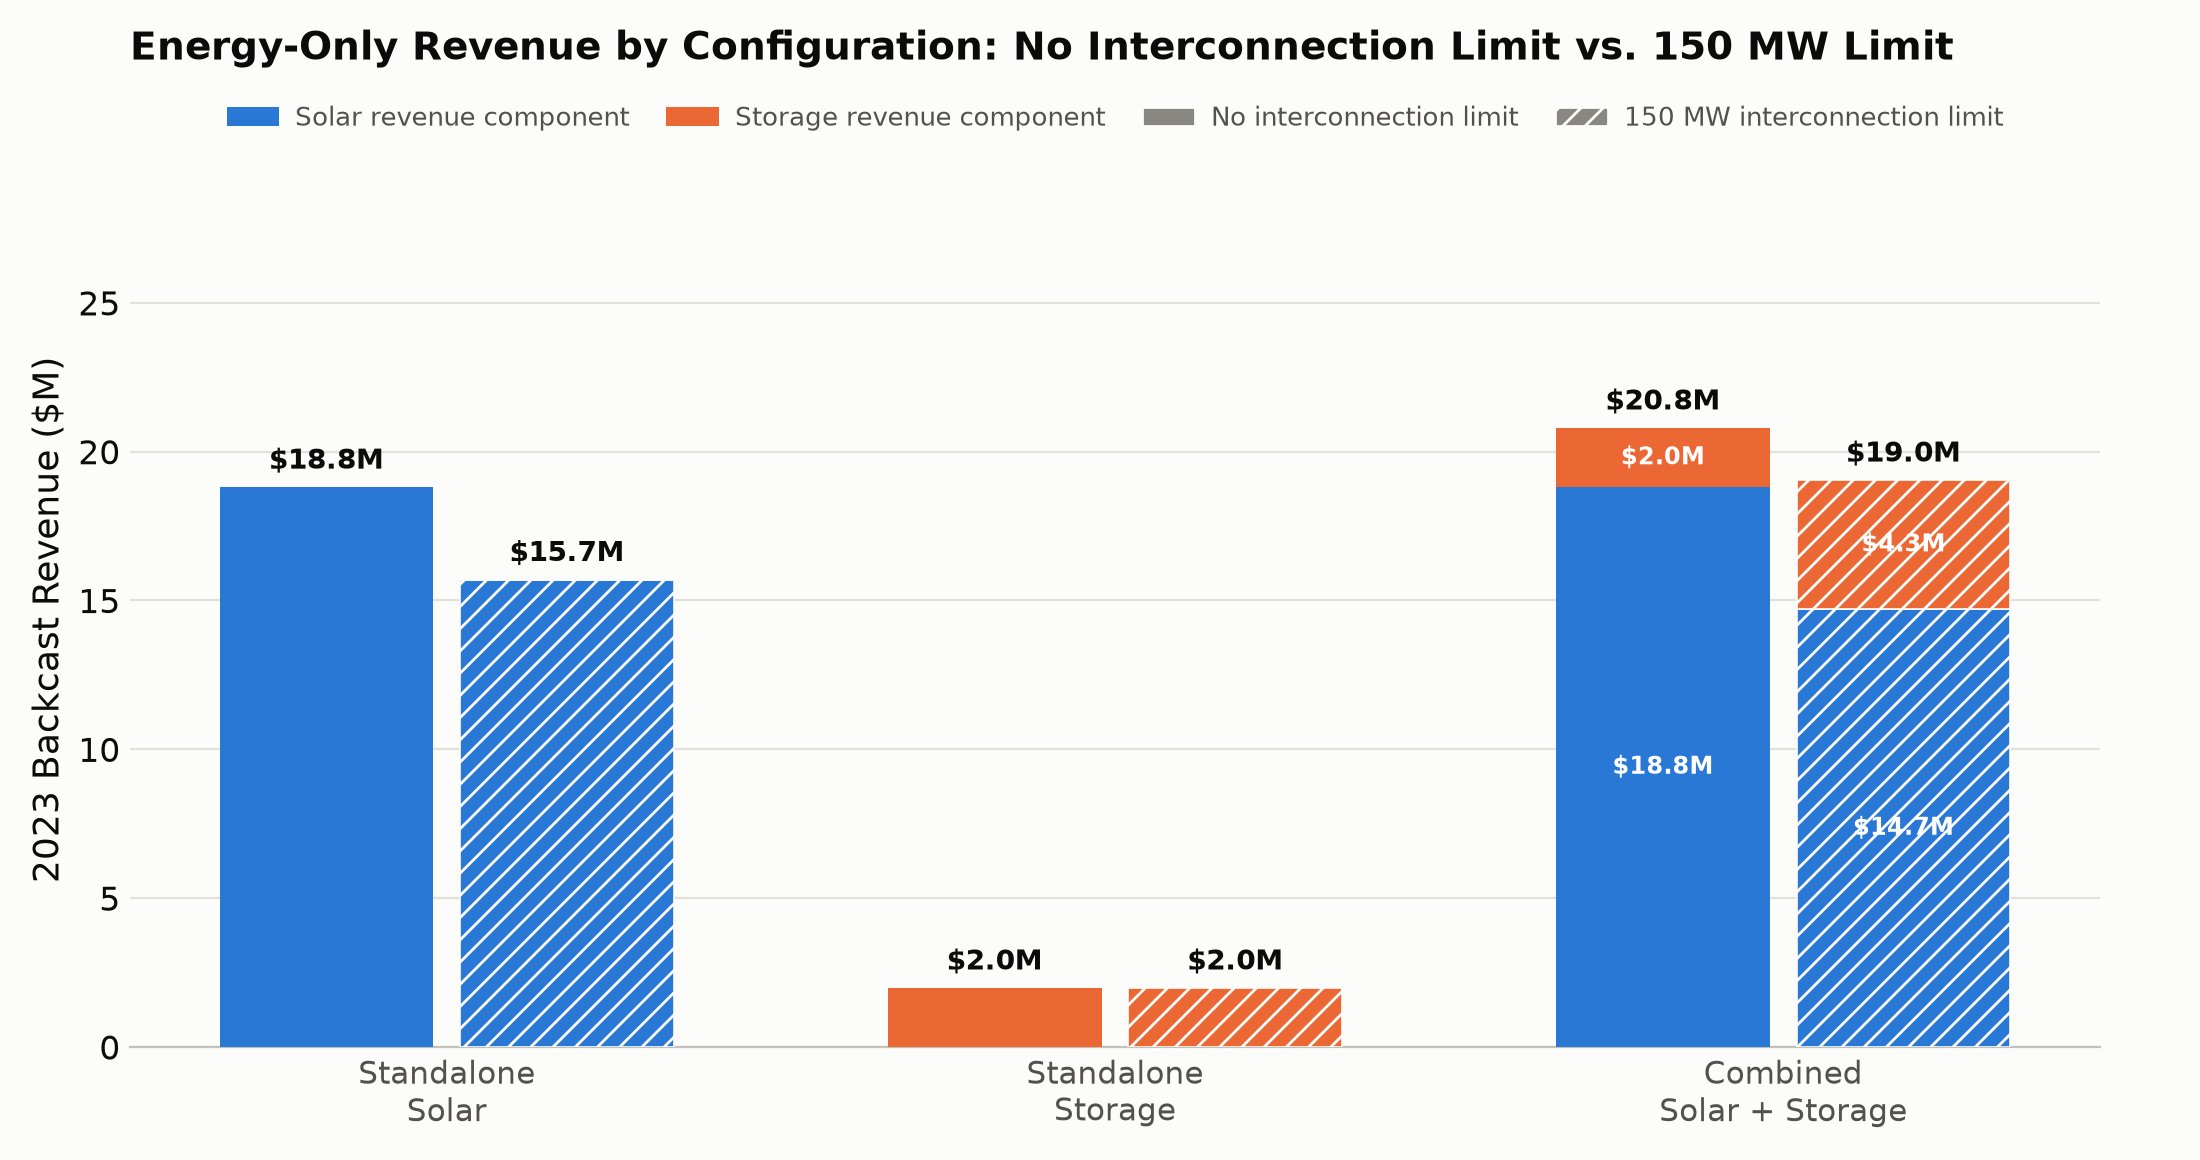

The Python source for this figure:
"""
Combines no_interconnection_limit/q2_energy_only_by_config.png and
interconnection_scenario/q2_energy_only_by_config_interconnection.png into a single
grouped bar chart: for each configuration (Standalone Solar, Standalone Storage,
Combined Solar + Storage), the no-POI-limit bar and the 150 MW interconnection-limit
bar sit side by side, each stacked into its solar/storage revenue components.

Data sources:
- No limit: no_interconnection_limit/q2_reserve_chart.py (energy_rev / combined_solar_component / combined_storage_component)
- 150 MW limit: interconnection_scenario/q2_energy_only_chart_interconnection.py
"""
import matplotlib.pyplot as plt
import numpy as np

# No interconnection limit (base case)
no_limit_solar = 18_803_819
no_limit_storage = 1_977_954
no_limit_combined_solar = 18_803_819
no_limit_combined_storage = 1_987_978

# 150 MW interconnection limit
lim150_solar = 15_701_216
lim150_storage = 1_977_954
lim150_combined_solar = 14_701_366
lim150_combined_storage = 4_341_051

BLUE, ORANGE = '#2a78d6', '#eb6834'
INK_PRIMARY, INK_SECONDARY, INK_MUTED = '#0b0b0b', '#52514e', '#898781'
GRIDLINE, BASELINE, SURFACE = '#e1e0d9', '#c3c2b7', '#fcfcfb'

labels = ['Standalone\nSolar', 'Standalone\nStorage', 'Combined\nSolar + Storage']
group_x = np.array([0, 1, 2])
width = 0.32
offset = width / 2 + 0.02

no_limit_solar_m = np.array([no_limit_solar, 0, no_limit_combined_solar]) / 1e6
no_limit_storage_m = np.array([0, no_limit_storage, no_limit_combined_storage]) / 1e6
lim150_solar_m = np.array([lim150_solar, 0, lim150_combined_solar]) / 1e6
lim150_storage_m = np.array([0, lim150_storage, lim150_combined_storage]) / 1e6

no_limit_total_m = no_limit_solar_m + no_limit_storage_m
lim150_total_m = lim150_solar_m + lim150_storage_m

fig, ax = plt.subplots(figsize=(11, 5.8), dpi=200)
fig.patch.set_facecolor(SURFACE); ax.set_facecolor(SURFACE)

x_no_limit = group_x - offset
x_lim150 = group_x + offset

ax.bar(x_no_limit, no_limit_solar_m, width=width, color=BLUE, zorder=3, label='Solar revenue component')
ax.bar(x_no_limit, no_limit_storage_m, width=width, bottom=no_limit_solar_m, color=ORANGE, zorder=3,
       label='Storage revenue component')
ax.bar(x_lim150, lim150_solar_m, width=width, color=BLUE, zorder=3, hatch='///', edgecolor=SURFACE, linewidth=0.6)
ax.bar(x_lim150, lim150_storage_m, width=width, bottom=lim150_solar_m, color=ORANGE, zorder=3,
       hatch='///', edgecolor=SURFACE, linewidth=0.6)

# Totals above each bar
for xi, t in zip(x_no_limit, no_limit_total_m):
    if t > 0:
        ax.text(xi, t + 0.4, f'${t:.1f}M', ha='center', va='bottom', fontsize=10, color=INK_PRIMARY, fontweight='bold')
for xi, t in zip(x_lim150, lim150_total_m):
    if t > 0:
        ax.text(xi, t + 0.4, f'${t:.1f}M', ha='center', va='bottom', fontsize=10, color=INK_PRIMARY, fontweight='bold')

# Segment labels on the combined bars only (index 2)
def label_segment(xi, base, seg, text_color='white'):
    if seg > 0.5:
        ax.text(xi, base + seg / 2, f'${seg:.1f}M', ha='center', va='center', fontsize=8.5, color=text_color, fontweight='bold')

label_segment(x_no_limit[2], 0, no_limit_solar_m[2])
label_segment(x_no_limit[2], no_limit_solar_m[2], no_limit_storage_m[2])
label_segment(x_lim150[2], 0, lim150_solar_m[2])
label_segment(x_lim150[2], lim150_solar_m[2], lim150_storage_m[2])

YMAX = max(no_limit_total_m.max(), lim150_total_m.max()) * 1.38
ax.set_xticks(group_x); ax.set_xticklabels(labels, color=INK_SECONDARY, fontsize=11)
ax.set_ylabel('2023 Backcast Revenue ($M)', color=INK_PRIMARY, fontsize=13)
ax.set_title('Energy-Only Revenue by Configuration: No Interconnection Limit vs. 150 MW Limit',
              color=INK_PRIMARY, fontsize=14, fontweight='bold', pad=48, loc='left')
ax.set_ylim(0, YMAX)
ax.grid(axis='y', color=GRIDLINE, linewidth=0.8, zorder=0)
ax.set_axisbelow(True)
for s in ['top', 'right', 'left']:
    ax.spines[s].set_visible(False)
ax.spines['bottom'].set_color(BASELINE)
ax.tick_params(axis='y', colors=INK_PRIMARY, length=0, labelsize=12)
ax.tick_params(axis='x', length=0)

# Component legend (color) + scenario legend (hatch) side by side
component_handles = [
    plt.Rectangle((0, 0), 1, 1, facecolor=BLUE, label='Solar revenue component'),
    plt.Rectangle((0, 0), 1, 1, facecolor=ORANGE, label='Storage revenue component'),
]
scenario_handles = [
    plt.Rectangle((0, 0), 1, 1, facecolor=INK_MUTED, edgecolor=SURFACE, label='No interconnection limit'),
    plt.Rectangle((0, 0), 1, 1, facecolor=INK_MUTED, edgecolor=SURFACE, hatch='///', label='150 MW interconnection limit'),
]
all_handles = component_handles + scenario_handles
ax.legend(handles=all_handles, loc='upper center', frameon=False, fontsize=9.5, ncol=4,
          labelcolor=INK_SECONDARY, bbox_to_anchor=(0.5, 1.13), columnspacing=1.4, handletextpad=0.6)

plt.tight_layout()
plt.savefig('q2_energy_only_combined.png', facecolor=SURFACE)
print('saved q2_energy_only_combined.png')
